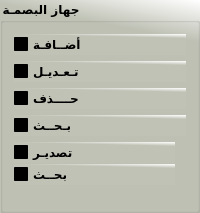
                       <widget class="QGroupBox" name="groupBox_12">
                        <property name="maximumSize">
                         <size>
                          <width>200</width>
                          <height>500</height>
                         </size>
                        </property>
                        <property name="font">
                         <font>
                          <family>PT Bold Heading</family>
                          <pointsize>9</pointsize>
                          <weight>75</weight>
                          <italic>false</italic>
                          <bold>true</bold>
                         </font>
                        </property>
                        <property name="styleSheet">
                         <string notr="true">background:rgb(231, 231, 231);
background-color: qlineargradient(spread:pad, x1:0.964478, y1:0.193, x2:1, y2:0, stop:0 rgba(191, 194, 181, 255), stop:1 rgba(255, 255, 255, 255));    font: 9pt &quot;PT Bold Heading&quot;;
    font-weight: bold;
 color:rgb</string>
                        </property>
                        <property name="title">
                         <string>جهاز البصمـة</string>
                        </property>
                        <layout class="QGridLayout" name="gridLayout_53">
                         <item row="0" column="0">
                          <widget class="QCheckBox" name="checkBox_78">
                           <property name="font">
                            <font>
                             <family>PT Bold Heading</family>
                             <pointsize>9</pointsize>
                             <weight>75</weight>
                             <italic>false</italic>
                             <bold>true</bold>
                            </font>
                           </property>
                           <property name="text">
                            <string>أضــافـة</string>
                           </property>
                          </widget>
                         </item>
                         <item row="1" column="0">
                          <widget class="QCheckBox" name="checkBox_79">
                           <property name="font">
                            <font>
                             <family>PT Bold Heading</family>
                             <pointsize>9</pointsize>
                             <weight>75</weight>
                             <italic>false</italic>
                             <bold>true</bold>
                            </font>
                           </property>
                           <property name="text">
                            <string>تـعـديـل</string>
                           </property>
                          </widget>
                         </item>
                         <item row="2" column="0">
                          <widget class="QCheckBox" name="checkBox_409">
                           <property name="font">
                            <font>
                             <family>PT Bold Heading</family>
                             <pointsize>9</pointsize>
                             <weight>75</weight>
                             <italic>false</italic>
                             <bold>true</bold>
                            </font>
                           </property>
                           <property name="text">
                            <string>حــــذف</string>
                           </property>
                          </widget>
                         </item>
                         <item row="3" column="0">
                          <widget class="QCheckBox" name="checkBox_410">
                           <property name="font">
                            <font>
                             <family>PT Bold Heading</family>
                             <pointsize>9</pointsize>
                             <weight>75</weight>
                             <italic>false</italic>
                             <bold>true</bold>
                            </font>
                           </property>
                           <property name="text">
                            <string>بـحــث</string>
                           </property>
                          </widget>
                         </item>
                         <item row="4" column="0">
                          <layout class="QVBoxLayout" name="verticalLayout_338" stretch="50,50">
                           <property name="spacing">
                            <number>1</number>
                           </property>
                           <property name="sizeConstraint">
                            <enum>QLayout::SetMaximumSize</enum>
                           </property>
                           <property name="leftMargin">
                            <number>0</number>
                           </property>
                           <property name="topMargin">
                            <number>0</number>
                           </property>
                           <property name="rightMargin">
                            <number>11</number>
                           </property>
                           <property name="bottomMargin">
                            <number>14</number>
                           </property>
                           <item>
                            <widget class="QCheckBox" name="checkBox_411">
                             <property name="font">
                              <font>
                               <family>PT Bold Heading</family>
                               <pointsize>9</pointsize>
                               <weight>75</weight>
                               <italic>false</italic>
                               <bold>true</bold>
                              </font>
                             </property>
                             <property name="text">
                              <string>تصديـر</string>
                             </property>
                            </widget>
                           </item>
                           <item>
                            <widget class="QCheckBox" name="checkBox_412">
                             <property name="font">
                              <font>
                               <family>PT Bold Heading</family>
                               <pointsize>9</pointsize>
                               <weight>75</weight>
                               <italic>false</italic>
                               <bold>true</bold>
                              </font>
                             </property>
                             <property name="text">
                              <string>بحــث</string>
                             </property>
                            </widget>
                           </item>
                          </layout>
                         </item>
                        </layout>
                       </widget>
